Frame 1 (no input): blank canvas, image omitted
Frame 60 (no input): blank canvas, image omitted
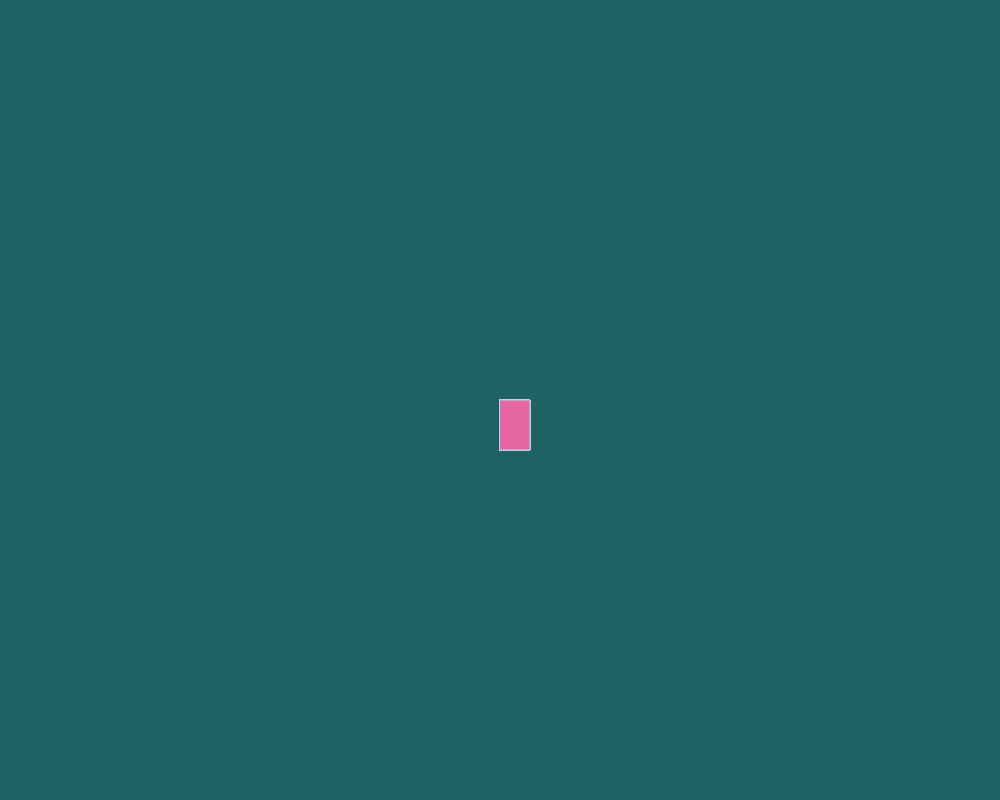
Frame 120 (the mouse pressed at the canvas centre since frame 60)

The p5.js sketch whose frames 1 and 60 were blank and that drew this single picture after the mouse press (run headless with seeded random() and noise() and a simulated clock; from frame 60 on, the mouse is pressed at the canvas centre):

// p5.js sketch
// ── sketch.js
function setup() {
  createCanvas(1000, 800);
  background("#206164");
}

function draw() {
 
  fill("#E666A1");
  stroke("lightblue");
  if(mouseIsPressed)
  rect(mouseX,mouseY,30,50);
}
